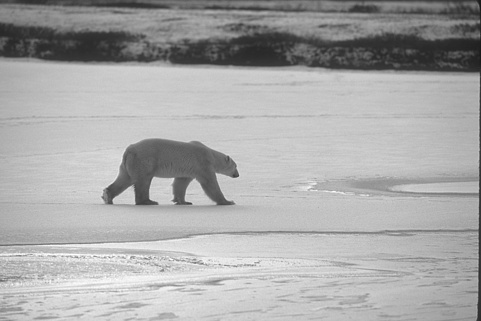
#> input picture outputs/runs/20260418_085955_ui_4508e248/GWO/gray.png, 481 x 321 px, given as the content of the folder dataset/BDS500/ground_truth/test, which was not available
$ python eval_dice_bsds500.py
#> lines starting #> are read from the running program, lines starting #| are printed output that depends on the picture; after the words box and inside, x2 and y2 are one past the last pixel; in counts of white or black regions, pixels touching at a corner belong together; pictures that were not available may be replaced by others from this repository, and a replacement may not be noted
### src/data/bsds500_gt.py
"""
BSDS500 Ground Truth utilities for boundary mask and DICE calculation.
"""
from __future__ import annotations

import os
from pathlib import Path
from typing import Dict, List, Optional, Tuple

import numpy as np

try:
    from scipy.io import loadmat  # type: ignore
except Exception:  # pragma: no cover
    loadmat = None

from src.segmentation.io import read_image_gray


def _is_mat(path: str | os.PathLike) -> bool:
    return str(path).lower().endswith(".mat")


def _safe_ravel(x):
    return np.ravel(x) if isinstance(x, np.ndarray) else np.array([x], dtype=object)


def read_bsds_gt_boundary_mask(gt_path: str | os.PathLike, thr: float = 0.5, fuse: str = "max") -> np.ndarray:
    """
    Đọc GT boundary mask từ:
    - .mat (BSDS500 groundTruth): gộp nhiều annotator -> 1 mask
    - ảnh (png/jpg...): threshold -> mask
    Trả về mask bool (H,W).
    """
    p = str(gt_path)

    # Case 1: ảnh mask
    if not _is_mat(p):
        g = read_image_gray(p).astype(np.float32) / 255.0
        return (g > float(thr))

    # Case 2: .mat
    if loadmat is None:
        raise RuntimeError("Thiếu scipy để đọc .mat (scipy.io.loadmat).")

    mat = loadmat(p, squeeze_me=True, struct_as_record=False)
    if "groundTruth" not in mat:
        raise ValueError(f"Không thấy key 'groundTruth' trong: {p}")

    gt = mat["groundTruth"]
    items = _safe_ravel(gt)

    boundaries: List[np.ndarray] = []
    for item in items:
        # struct_as_record=False thường cho object có attribute Boundaries / Segmentation
        b = None
        if hasattr(item, "Boundaries"):
            b = getattr(item, "Boundaries")
        elif hasattr(item, "boundaries"):
            b = getattr(item, "boundaries")

        if b is None:
            continue

        b_arr = np.asarray(b, dtype=np.float32)
        boundaries.append(b_arr)

    if not boundaries:
        raise ValueError(f"Không trích xuất được Boundaries từ: {p}")

    stack = np.stack(boundaries, axis=0)  # (A,H,W)
    if fuse.lower() == "mean":
        fused = stack.mean(axis=0)
    else:
        fused = stack.max(axis=0)

    return (fused > float(thr))


def seg_to_boundary_mask(seg_u8_or_labels: np.ndarray) -> np.ndarray:
    """
    Tạo boundary mask từ ảnh phân đoạn (uint8) hoặc label map (int).
    Boundary = pixel có khác nhãn/giá trị với hàng xóm 4-neighborhood.
    """
    x = np.asarray(seg_u8_or_labels)
    if x.ndim == 3:
        x = x[..., 0]
    if x.ndim != 2:
        raise ValueError("seg phải là 2D.")

    b = np.zeros_like(x, dtype=bool)
    b[:-1, :] |= (x[:-1, :] != x[1:, :])
    b[:, :-1] |= (x[:, :-1] != x[:, 1:])
    return b


def dice_binary(a: np.ndarray, b: np.ndarray, eps: float = 1e-12) -> float:
    """
    Dice = 2|A∩B| / (|A|+|B|) cho mask nhị phân.
    """
    a = np.asarray(a, dtype=bool).ravel()
    b = np.asarray(b, dtype=bool).ravel()
    if a.shape != b.shape:
        raise ValueError("Hai mask phải cùng kích thước.")
    inter = float(np.sum(a & b))
    sa = float(np.sum(a))
    sb = float(np.sum(b))
    return float((2.0 * inter) / (sa + sb + eps))


def build_pairs(images_dir: str | os.PathLike, gt_dir: str | os.PathLike) -> List[Tuple[str, str]]:
    """
    Ghép ảnh với GT theo stem (tên file không đuôi), tìm GT trong gt_dir (đệ quy).
    Hỗ trợ GT là .mat hoặc ảnh.
    """
#> called with images_dir = 'dataset/BDS500/images/test', gt_dir = 'dataset/BDS500/ground_truth/test'
    images_dir = str(images_dir)
    gt_dir = str(gt_dir)

    # index GT by stem
    gt_map: Dict[str, str] = {}
    for dirpath, _, filenames in os.walk(gt_dir):
        for fn in filenames:
            low = fn.lower()
            if low.endswith(".mat") or low.endswith(".png") or low.endswith(".jpg") or low.endswith(".jpeg") or low.endswith(".bmp") or low.endswith(".tif") or low.endswith(".tiff"):
                stem = Path(fn).stem
                if stem not in gt_map:
                    gt_map[stem] = os.path.join(dirpath, fn)

    pairs: List[Tuple[str, str]] = []
    for dirpath, _, filenames in os.walk(images_dir):
        for fn in filenames:
            low = fn.lower()
            if low.endswith((".png", ".jpg", ".jpeg", ".bmp", ".tif", ".tiff")):
                stem = Path(fn).stem
                if stem in gt_map:
                    pairs.append((os.path.join(dirpath, fn), gt_map[stem]))

    pairs.sort(key=lambda t: Path(t[0]).stem)
    return pairs

### src/segmentation/io.py
# đọc/ghi ảnh, chuẩn hóa grayscale
# src/segmentation/io.py
from __future__ import annotations

import os
from pathlib import Path
from typing import Iterable, List, Optional
import numpy as np

try:
    import cv2  # type: ignore
except Exception:  # pragma: no cover
    cv2 = None

try:
    from PIL import Image  # type: ignore
except Exception:  # pragma: no cover
    Image = None


def ensure_dir(path: str | os.PathLike) -> None:
    Path(path).mkdir(parents=True, exist_ok=True)


def to_uint8_gray(img: np.ndarray) -> np.ndarray:
    arr = np.asarray(img)
    if arr.ndim == 3:
        # nếu RGB/BGR -> lấy kênh đầu tiên nếu không biết thứ tự
        arr = arr[..., 0]
    if arr.ndim != 2:
        raise ValueError("Ảnh phải có dạng 2D (grayscale) sau khi chuyển đổi.")
    if arr.dtype != np.uint8:
        arr = np.clip(arr, 0, 255).astype(np.uint8)
    return arr


def read_image_gray(path: str | os.PathLike) -> np.ndarray:
#> called with path = '_only/gray.png'
    p = str(path)
    if cv2 is not None:
        img = cv2.imread(p, cv2.IMREAD_GRAYSCALE)
#> img is the input picture: shape (321, 481); min 26, max 255, mean 168.4
        if img is None:
            raise FileNotFoundError(p)
        return to_uint8_gray(img)

    if Image is None:
        raise RuntimeError("Không có cv2 hoặc PIL để đọc ảnh.")

    im = Image.open(p).convert("L")
    return np.array(im, dtype=np.uint8)


# [46 lines left out: functions decode_image_gray, save_image_gray, list_image_files, not called in this run]

### src/optim/bounds.py
# clamp/bound + xử lý ràng buộc (sort ngưỡng, unique)
from __future__ import annotations

from typing import Tuple
import numpy as np


def as_bounds(lb: float | np.ndarray, ub: float | np.ndarray, dim: int) -> Tuple[np.ndarray, np.ndarray]:
    lb_arr = np.full(dim, float(lb), dtype=float) if np.isscalar(lb) else np.asarray(lb, dtype=float).reshape(-1)
    ub_arr = np.full(dim, float(ub), dtype=float) if np.isscalar(ub) else np.asarray(ub, dtype=float).reshape(-1)
    if lb_arr.size != dim or ub_arr.size != dim:
        raise ValueError("lb/ub phải có kích thước = dim (hoặc là scalar).")
    return lb_arr, ub_arr


def clamp(x: np.ndarray, lb: np.ndarray, ub: np.ndarray) -> np.ndarray:
    return np.clip(x, lb, ub)


def repair_threshold_vector(
    x: np.ndarray,
    *,
    k: int,
    lb: int = 0,
    ub: int = 255,
    integer: bool = True,
    ensure_unique: bool = True,
    avoid_endpoints: bool = True,  # NEW: tránh ngưỡng chạm 0/255
) -> np.ndarray:
    """
    Chuẩn hóa vector ngưỡng:
    - clip vào [lb, ub]
    - (tuỳ chọn) làm tròn về int
    - sort tăng dần
    - (tuỳ chọn) ép strict-increasing để tránh trùng
    - (tuỳ chọn) tránh ngưỡng chạm biên lb/ub (giảm dồn ngưỡng)

    Ghi chú:
    - Với low-k (k <= 4), không gian nghiệm vốn nhỏ nên không ép tránh biên,
      nếu không nhiều nghiệm khác nhau sẽ dễ bị repair dồn về cùng một bộ ngưỡng.
    - Với k lớn hơn, vẫn giữ avoid_endpoints để hạn chế ngưỡng bám sát 0/255.
    """
#> called with x = array of shape (10,), k = 10, lb = 0, ub = 255, integer = True, ensure_unique = True, avoid_endpoints = True
    x = np.asarray(x, dtype=float).reshape(-1)
    if x.size != k:
        raise ValueError("x phải có độ dài đúng bằng k.")

    if integer:
        x = np.rint(x)

    # Low-k cần nới biên để không bóp méo không gian nghiệm quá mạnh.
    adaptive_avoid_endpoints = bool(avoid_endpoints and k > 4)

    # Nếu tránh endpoints, thu hẹp range
    effective_lb = lb + 1 if adaptive_avoid_endpoints else lb
    effective_ub = ub - 1 if adaptive_avoid_endpoints else ub

    x = np.clip(x, effective_lb, effective_ub)
    x.sort()

    if ensure_unique:
        if (effective_ub - effective_lb + 1) < k:
            raise ValueError(f"Không thể đảm bảo unique vì miền [{effective_lb}, {effective_ub}] quá nhỏ so với k={k}.")

        # forward pass: đảm bảo x[i] >= x[i-1] + 1
        for i in range(1, k):
            if x[i] <= x[i - 1]:
                x[i] = x[i - 1] + 1
#> in fuzzy_entropy_value, `hist = np.bincount(img.ravel(), minlength=256).astype(float)`: hist = 256 values, max 4871 at index 201, min 0 at index 0, mean 603.1
#> in fuzzy_entropy_value, `total = float(hist.sum())`: total = 154401
#> in fuzzy_entropy_value, `p = hist / total`: p = 256 values, max 0.0315 at index 201, min 0 at index 0, mean 0.00391

        # nếu vượt ub, kéo lùi từ cuối
        if x[-1] > effective_ub:
            x[-1] = effective_ub
            for i in range(k - 2, -1, -1):
                if x[i] >= x[i + 1]:
                    x[i] = x[i + 1] - 1

        if x[0] < effective_lb or x[-1] > effective_ub:
            raise ValueError("Repair unique thất bại do ràng buộc biên.")

    if integer:
        x = x.astype(int)

    return x

### src/objective/fuzzy_entropy_s.py
from __future__ import annotations

import numpy as np


def sanitize_thresholds(thresholds: np.ndarray, lo: int = 0, hi: int = 255) -> np.ndarray:
#> called with thresholds = array of shape (10,), lo = 0, hi = 255
    t = np.asarray(thresholds, dtype=float).reshape(-1)
#> t = [4, 10, 69, 139, 155, 162, 186, 207, 233, 238]
    t = np.clip(t, lo, hi)
    t = np.sort(t)
    t = np.rint(t).astype(int)
    for i in range(1, len(t)):
        if t[i] <= t[i - 1]:
            t[i] = min(hi, t[i - 1] + 1)
#> this loop made 9 passes
    return t


def _s_membership(x: np.ndarray, a: float, b: float) -> np.ndarray:
    if b <= a:
        return (x >= b).astype(float)

    mid = 0.5 * (a + b)
    mu = np.zeros_like(x, dtype=float)

    left = (x > a) & (x <= mid)
    right = (x > mid) & (x < b)
    mu[x >= b] = 1.0

    mu[left] = 2.0 * ((x[left] - a) / (b - a)) ** 2
    mu[right] = 1.0 - 2.0 * ((x[right] - b) / (b - a)) ** 2
    return np.clip(mu, 0.0, 1.0)


def s_shaped_fuzzy_partition(thresholds: np.ndarray) -> np.ndarray:
    t = sanitize_thresholds(thresholds)
#> t = [4, 10, 69, 139, 155, 162, 186, 207, 233, 238]
    k = len(t)
#> k = 10
    gray_levels = np.arange(256, dtype=float)

    if k == 0:
        return np.ones((1, 256), dtype=float)

    ext = np.concatenate(([0.0], t.astype(float), [255.0]))
#> ext = [0, 4, 10, 69, 139, 155, 162, 186, 207, 233, 238, 255]
    widths = []
    for i, thr in enumerate(t.astype(float), start=1):
        gap_left = max(1.0, thr - ext[i - 1])
        gap_right = max(1.0, ext[i + 1] - thr)
        widths.append(max(1.0, 0.5 * min(gap_left, gap_right)))
#> this loop made 10 passes
#> (thr, gap_left, gap_right) on passes 1 to 8: (4, 4, 6), (10, 6, 59), (69, 59, 70), (139, 70, 16), (155, 16, 7), (162, 7, 24), (186, 24, 21), (207, 21, 26)
#> after the loop, widths = [2, 3, 29.5, 8, 3.5, 3.5, 10.5, 10.5, 2.5, 2.5]

    s_curves = np.asarray(
        [_s_membership(gray_levels, thr - width, thr + width) for thr, width in zip(t.astype(float), widths)],
        dtype=float,
    )

    mu = np.zeros((k + 1, 256), dtype=float)
    mu[0] = 1.0 - s_curves[0]
    for i in range(1, k):
        mu[i] = s_curves[i - 1] - s_curves[i]
    mu[k] = s_curves[-1]

    mu = np.clip(mu, 0.0, 1.0)
    denom = np.sum(mu, axis=0, keepdims=True)
    denom = np.where(denom <= 1e-12, 1.0, denom)
    return mu / denom


def fuzzy_entropy_value(image_u8: np.ndarray, thresholds: np.ndarray, eps: float = 1e-12) -> float:
    img = np.asarray(image_u8)
    if img.ndim != 2:
        raise ValueError("image_u8 phải là ảnh xám 2D (H, W).")
    if img.dtype != np.uint8:
        img = np.clip(img, 0, 255).astype(np.uint8)

    hist = np.bincount(img.ravel(), minlength=256).astype(float)
    total = float(hist.sum())
    if total <= 0.0:
        return 0.0

    p = hist / total
    mu = s_shaped_fuzzy_partition(thresholds)

    entropy_total = 0.0
    for i in range(mu.shape[0]):
        weighted = p * mu[i]
        class_mass = float(np.sum(weighted))
        if class_mass <= eps:
            continue
        q = weighted / class_mass
        q = np.clip(q, eps, 1.0)
        entropy_total += -float(np.sum(q * np.log(q)))
#> this loop made 11 passes
#> (class_mass, entropy_total) on passes 3 to 10: (0.0757, 3.69), (0.143, 8.14), (0.0437, 11.16), (0.0227, 13.48), (0.188, 16.87), (0.401, 20.04), (0.117, 23.52), (0.00495, 25.48)
#> after the loop, entropy_total = 28.14

    return entropy_total


def fuzzy_entropy_objective(image_u8: np.ndarray, thresholds: np.ndarray, eps: float = 1e-12) -> float:
    return -float(fuzzy_entropy_value(image_u8, thresholds, eps=eps))

### src/optim/gwo.py
# Grey Wolf Optimizer
from __future__ import annotations

from typing import Callable, List, Dict, Optional, Tuple
import numpy as np

from .base import OptimizerBase, FitnessFn
from .bounds import as_bounds, clamp


class GWO(OptimizerBase):
    """
    Grey Wolf Optimizer (GWO):
    - A = 2*a*r1 - a
    - C = 2*r2
    - D = |C*X_leader - X|
    - X_leader_component = X_leader - A*D
    - X_new = (X1 + X2 + X3)/3
    - a giảm tuyến tính từ 2 -> 0
    """

    def optimize(
        self,
        fitness_fn: FitnessFn,
        *,
        dim: int,
        lb: float | np.ndarray,
        ub: float | np.ndarray,
        repair_fn: Optional[Callable[[np.ndarray], np.ndarray]] = None,
        init_pop: Optional[np.ndarray] = None,
    ) -> Tuple[np.ndarray, float, List[Dict]]:
        rng = self._rng()
        lb_arr, ub_arr = as_bounds(lb, ub, dim)

        if self.n_agents < 2:
            raise ValueError("n_agents phải >= 2 (khuyến nghị >= 4).")

        if init_pop is None:
            pop = rng.uniform(lb_arr, ub_arr, size=(self.n_agents, dim))
        else:
            pop = np.asarray(init_pop, dtype=float).copy()
            if pop.shape != (self.n_agents, dim):
                raise ValueError("init_pop phải có shape (n_agents, dim).")

        def _repair_row(x: np.ndarray) -> np.ndarray:
            x = clamp(x, lb_arr, ub_arr)
            if repair_fn is not None:
                x = repair_fn(x)
            return x

        pop = np.vstack([_repair_row(pop[i]) for i in range(self.n_agents)])

        fitness = np.array([float(fitness_fn(pop[i])) for i in range(self.n_agents)], dtype=float)
#> the loop in sanitize_thresholds (call 2), `for i in range(1, len(t)):` made 9 passes
#> the loop in s_shaped_fuzzy_partition (call 2), `for i, thr in enumerate(t.astype(float), start=1):` made 10 passes
#> (thr, gap_left, gap_right) on passes 1 to 8: (1, 1, 8), (9, 8, 36), (45, 36, 31), (76, 31, 32), (108, 32, 30), (138, 30, 48), (186, 48, 22), (208, 22, 11)
#> the loop in fuzzy_entropy_value (call 2), `for i in range(mu.shape[0]):` made 11 passes
#> (class_mass, entropy_total) on passes 3 to 10: (0.0156, 3.1), (0.0751, 6.72), (0.0654, 10.46), (0.0608, 14.25), (0.257, 18.2), (0.424, 21.37), (0.0613, 24.06), (0.00357, 24.75)

        history: List[Dict] = []

        def _leaders(pop_: np.ndarray, fit_: np.ndarray):
            idx = np.argsort(fit_)  # minimize
            alpha = pop_[idx[0]].copy()
            alpha_f = float(fit_[idx[0]])
            beta = pop_[idx[1]].copy() if idx.size > 1 else alpha.copy()
            delta = pop_[idx[2]].copy() if idx.size > 2 else beta.copy()
            return alpha, beta, delta, alpha_f

        alpha, beta, delta, best_f = _leaders(pop, fitness)
        best_x = alpha.copy()

        for t in range(self.n_iters):
            if self.n_iters <= 1:
                a = 0.0
            else:
                a = 2.0 - 2.0 * (t / (self.n_iters - 1))

            new_pop = np.empty_like(pop)

            for i in range(self.n_agents):
                x = pop[i]

                def _component(leader: np.ndarray) -> np.ndarray:
                    r1 = rng.random(dim)
                    r2 = rng.random(dim)
                    A = 2.0 * a * r1 - a
                    C = 2.0 * r2
                    D = np.abs(C * leader - x)
                    return leader - A * D

                X1 = _component(alpha)
                X2 = _component(beta)
                X3 = _component(delta)
                x_new = (X1 + X2 + X3) / 3.0

                x_new = _repair_row(x_new)
                new_pop[i] = x_new

            pop = new_pop
            fitness = np.array([float(fitness_fn(pop[i])) for i in range(self.n_agents)], dtype=float)

            alpha, beta, delta, alpha_f = _leaders(pop, fitness)
            if alpha_f < best_f:
                best_f = alpha_f
                best_x = alpha.copy()

            history.append(
                {
                    "iter": t,
                    "best_f": float(best_f),
                    "best_x": best_x.copy(),
                    "mean_f": float(np.mean(fitness)),
                }
            )

        return best_x, float(best_f), history

### src/objective/thresholding.py
from __future__ import annotations

from dataclasses import dataclass

import numpy as np


@dataclass(frozen=True)
class ThresholdClassInfo:
    index: int
    name: str
    lower_bound: int
    upper_bound: int
    pixel_count: int
    mean_intensity: int


def sanitize_thresholds(thresholds: np.ndarray, lo: int = 0, hi: int = 255) -> np.ndarray:
#> called with thresholds = array of shape (10,), lo = 0, hi = 255
    t = np.asarray(thresholds, dtype=float)
    t = np.clip(t, lo, hi)
    t = np.sort(t)
    t = np.rint(t).astype(int)
    for i in range(1, len(t)):
        if t[i] <= t[i - 1]:
            t[i] = min(hi, t[i - 1] + 1)
    return np.unique(t)


def _class_name(index: int, n_classes: int) -> str:
    if n_classes == 2:
        return "dark" if index == 0 else "bright"
    if n_classes == 3:
        return ("dark", "medium", "bright")[index]
    return f"class_{index}"


def decode_threshold_classes(
    image_u8: np.ndarray,
    thresholds: np.ndarray,
) -> tuple[np.ndarray, list[ThresholdClassInfo]]:
    """
    Decode an image into m+1 threshold classes and describe each class.

    Return:
    - labels: 0..k (k=len(thresholds))
    - classes: metadata for each class, including representative mean intensity
    """
    img = np.asarray(image_u8)
    if img.ndim != 2:
        raise ValueError("image_u8 must be a 2D grayscale image.")
    if img.dtype != np.uint8:
        img = np.clip(img, 0, 255).astype(np.uint8)

    t = sanitize_thresholds(thresholds)
    labels = np.digitize(img, t, right=True).astype(np.int32)
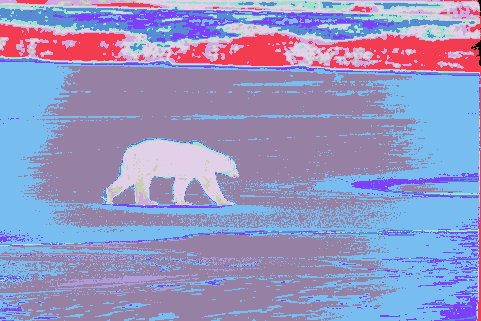
#> labels: shape (321, 481) int32; 11 distinct labels, from 0 to 10; one colour per label, 0 black
    n_classes = len(t) + 1

    bounds = np.concatenate(([-1], t.astype(int), [255]))
    classes: list[ThresholdClassInfo] = []
    for class_idx in range(n_classes):
        mask = labels == class_idx
        if np.any(mask):
            mean_intensity = int(np.rint(np.mean(img[mask])))
            pixel_count = int(np.count_nonzero(mask))
        else:
            lower = int(bounds[class_idx] + 1)
            upper = int(bounds[class_idx + 1])
            mean_intensity = int(np.clip(np.rint(0.5 * (lower + upper)), 0, 255))
            pixel_count = 0

        classes.append(
            ThresholdClassInfo(
                index=class_idx,
                name=_class_name(class_idx, n_classes),
                lower_bound=int(bounds[class_idx] + 1),
                upper_bound=int(bounds[class_idx + 1]),
                pixel_count=pixel_count,
                mean_intensity=mean_intensity,
            )
        )
#> this loop made 11 passes
#> pass 1, in decode_threshold_classes, `mask = labels == class_idx`:
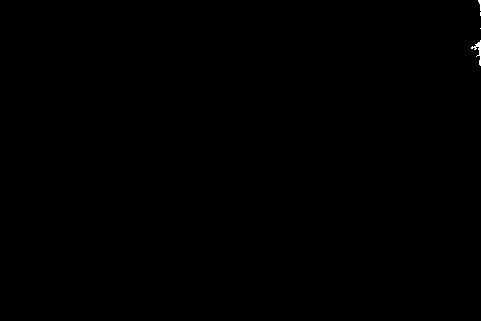
#> mask: shape (321, 481) bool; 0.06% white; 4 white regions (3 under 20 px), largest, box (x1, y1, x2, y2) and area: (471, 40, 481, 66) 77
#> pass 2, in decode_threshold_classes, `mask = labels == class_idx`:
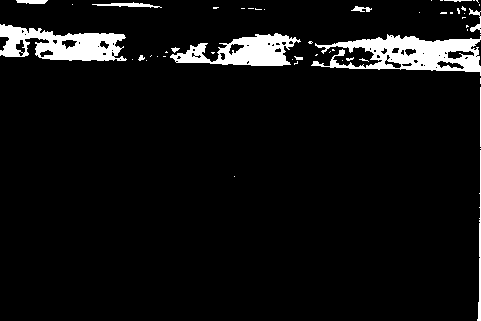
#> mask: shape (321, 481) bool; 6.3% white; 53 white regions (40 under 20 px), largest, box (x1, y1, x2, y2) and area: (311, 34, 481, 76) 3522, (0, 24, 127, 61) 2761, (170, 33, 301, 66) 2259
#> pass 3, in decode_threshold_classes, `mask = labels == class_idx`:
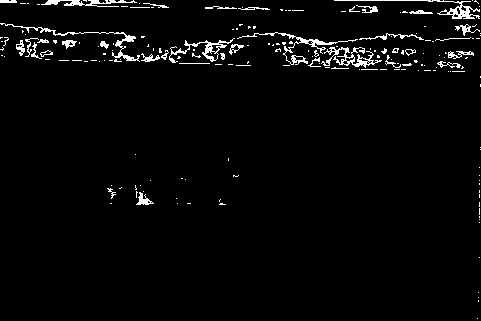
#> mask: shape (321, 481) bool; 3% white in thin lines or dots
#> after the loop:
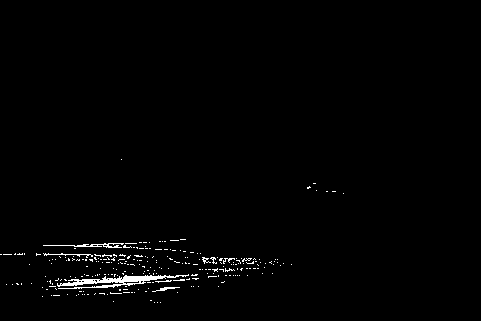
#> mask: shape (321, 481) bool; 1.2% white in thin lines or dots, all inside (x1, y1, x2, y2) = (0, 159, 344, 303)

    return labels, classes


def apply_multi_threshold(image_u8: np.ndarray, thresholds: np.ndarray) -> tuple[np.ndarray, np.ndarray]:
    """
    Return:
    - labels: 0..k (k=len(thresholds))
    - segmented_u8: piecewise-constant reconstruction using class means
    """
    img = np.asarray(image_u8)
    if img.ndim != 2:
        raise ValueError("image_u8 must be a 2D grayscale image.")
    if img.dtype != np.uint8:
        img = np.clip(img, 0, 255).astype(np.uint8)

    labels, classes = decode_threshold_classes(img, thresholds)
    if not classes:
        return labels, img.copy()

    segmented = np.zeros_like(img, dtype=np.uint8)
#> segmented: shape (321, 481); every value is 0
    for class_info in classes:
        mask = labels == class_info.index
        if not np.any(mask):
            continue
        segmented[mask] = np.uint8(class_info.mean_intensity)
#> (the rest of the program and of its run is left out)
